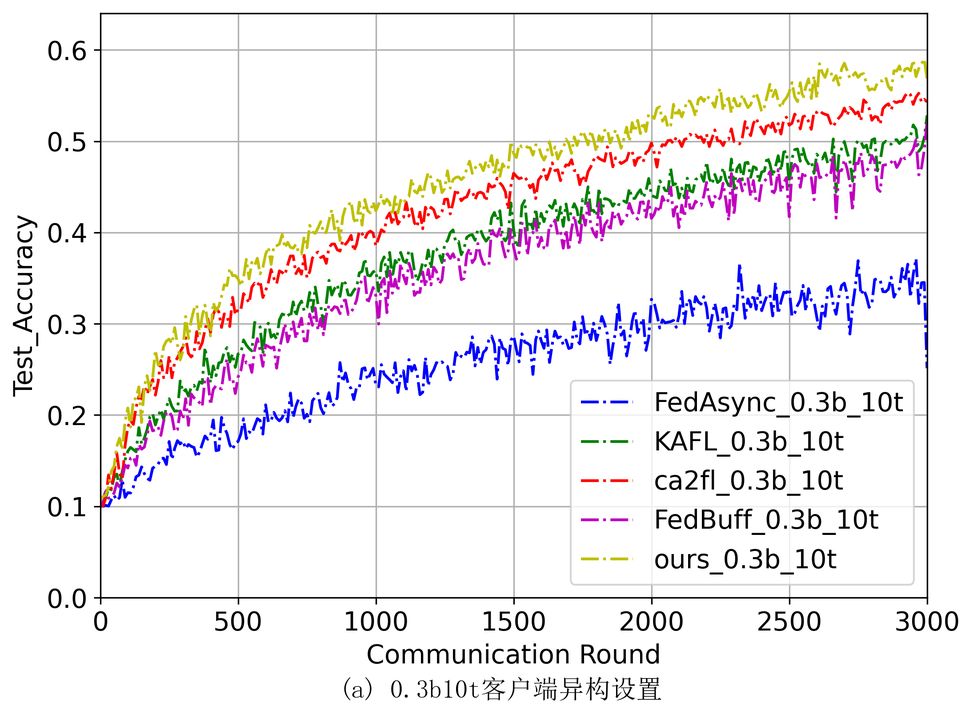
#> input picture dataplot/Cifar-10/acc0.3b10t/photo/acc_3b10t_plot.png, 973 x 715 px, shrunk from 2189 x 1608 before the run
$ python acc_photo.py
#> lines starting #> are read from the running program, lines starting #| are printed output that depends on the picture
from PIL import Image

# 打开六张图片
img_a = Image.open("./acc0.3b10t/photo/acc_3b10t_plot.png")
#> img_a is the input picture: PIL image 973x715 RGBA; mean R, G, B, A 241.2, 238.6, 240.6, 255
img_b = Image.open("./acc0.3b40t/photo/acc_3b40t_plot.png")
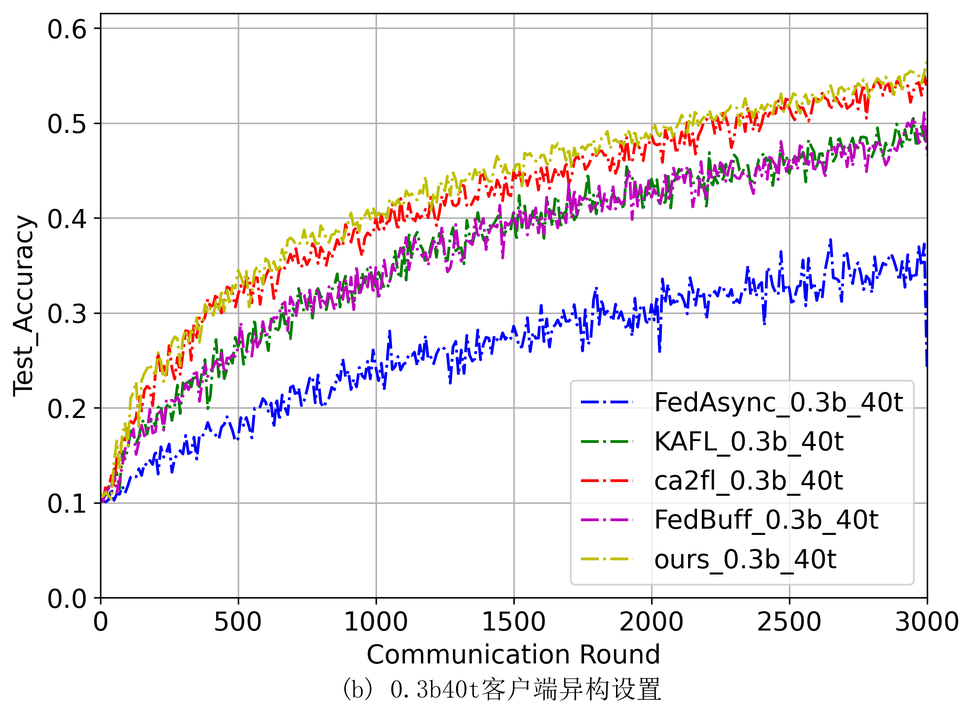
#> input picture dataplot/Cifar-10/acc0.3b40t/photo/acc_3b40t_plot.png, 973 x 715 px, shrunk from 2189 x 1608 before the run
#> img_b is the input picture: PIL image 973x715 RGBA; mean R, G, B, A 241.1, 237.9, 240.5, 255
img_c = Image.open("./acc0.3b100t/photo/acc_3b100t_plot.png")
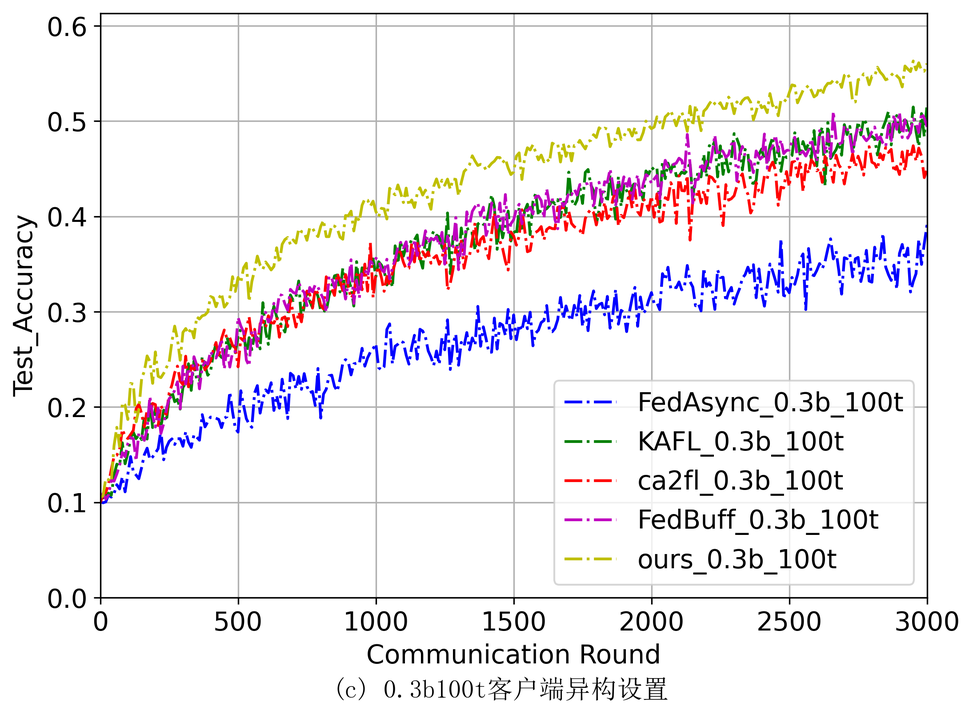
#> input picture dataplot/Cifar-10/acc0.3b100t/photo/acc_3b100t_plot.png, 973 x 715 px, shrunk from 2189 x 1608 before the run
#> img_c is the input picture: PIL image 973x715 RGBA; mean R, G, B, A 240.9, 237.5, 240.1, 255
img_d = Image.open("./acc0.7b10t/photo/acc_7b10t_plot.png")
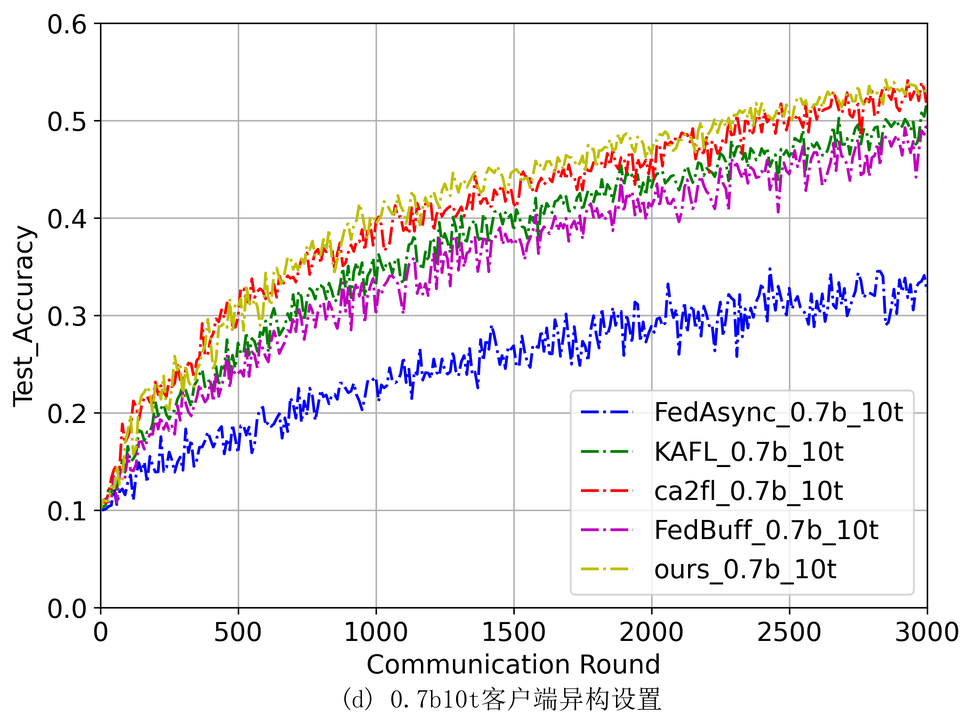
#> input picture dataplot/Cifar-10/acc0.7b10t/photo/acc_7b10t_plot.png, 973 x 725 px, shrunk from 2189 x 1630 before the run
#> img_d is the input picture: PIL image 973x725 RGBA; mean R, G, B, A 240.9, 237.9, 240.5, 255
img_e = Image.open("./acc0.7b40t/photo/acc_7b40t_plot.png")
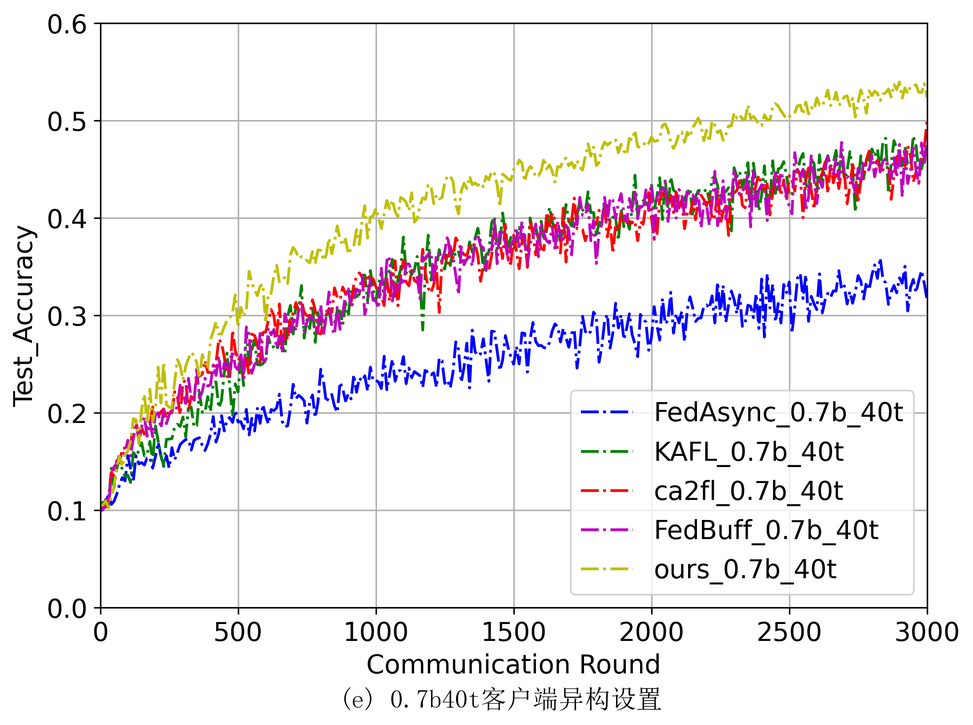
#> input picture dataplot/Cifar-10/acc0.7b40t/photo/acc_7b40t_plot.png, 973 x 725 px, shrunk from 2189 x 1630 before the run
#> img_e is the input picture: PIL image 973x725 RGBA; mean R, G, B, A 241, 237.2, 240.4, 255
img_f = Image.open("./acc0.7b100t/photo/acc_7b100t_plot.png")
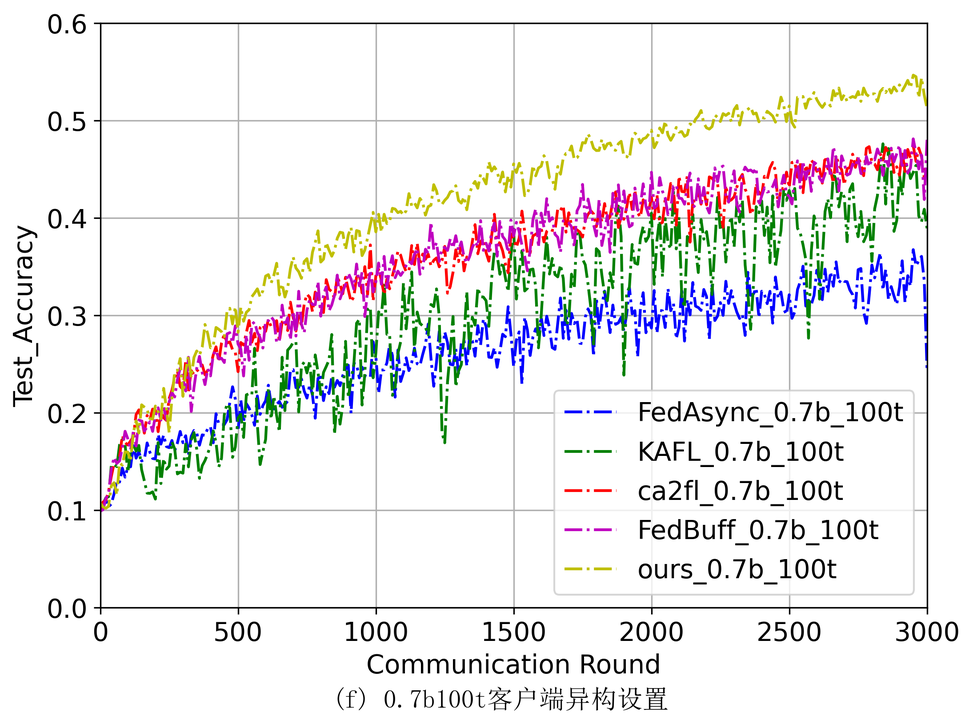
#> input picture dataplot/Cifar-10/acc0.7b100t/photo/acc_7b100t_plot.png, 973 x 725 px, shrunk from 2189 x 1630 before the run
#> img_f is the input picture: PIL image 973x725 RGBA; mean R, G, B, A 237.6, 236, 237.2, 255

# 获取各图片的尺寸
w_a, h_a = img_a.size
#> w_a = 973; h_a = 715
w_b, h_b = img_b.size
#> w_b = 973; h_b = 715
w_c, h_c = img_c.size
#> w_c = 973; h_c = 715
w_d, h_d = img_d.size
#> w_d = 973; h_d = 725
w_e, h_e = img_e.size
#> w_e = 973; h_e = 725
w_f, h_f = img_f.size
#> w_f = 973; h_f = 725

# 计算新图的宽度和高度
new_width = max(w_a, w_b, w_c) + max(w_d, w_e, w_f)
#> new_width = 1946
new_height = max(h_a, h_b, h_c) + max(h_d, h_e, h_f)
#> new_height = 1440


# 获取各图片的尺寸
w_a, h_a = img_a.size
w_b, h_b = img_b.size
w_c, h_c = img_c.size
w_d, h_d = img_d.size
w_e, h_e = img_e.size
w_f, h_f = img_f.size

# 计算新图的宽度和高度
new_width = max(w_a, w_b, w_c, w_d, w_e, w_f) * 3  # 三张图片横向拼接
#> new_width = 2919
new_height = max(h_a, h_b, h_c) + max(h_d, h_e, h_f)  # 两行图片的最大高度

# 创建一个空白新图（白色背景）
new_img = Image.new("RGB", (new_width, new_height), color=(255, 255, 255))
#> new_img: PIL image 2919x1440 RGB; every value is 255

# 粘贴六张图片到新图对应位置
new_img.paste(img_a, (0, 0))  # 第一行左
new_img.paste(img_b, (w_a, 0))  # 第一行中
new_img.paste(img_c, (w_a + w_b, 0))  # 第一行右

new_img.paste(img_d, (0, h_a))  # 第二行左
new_img.paste(img_e, (w_d, h_d))  # 第二行中
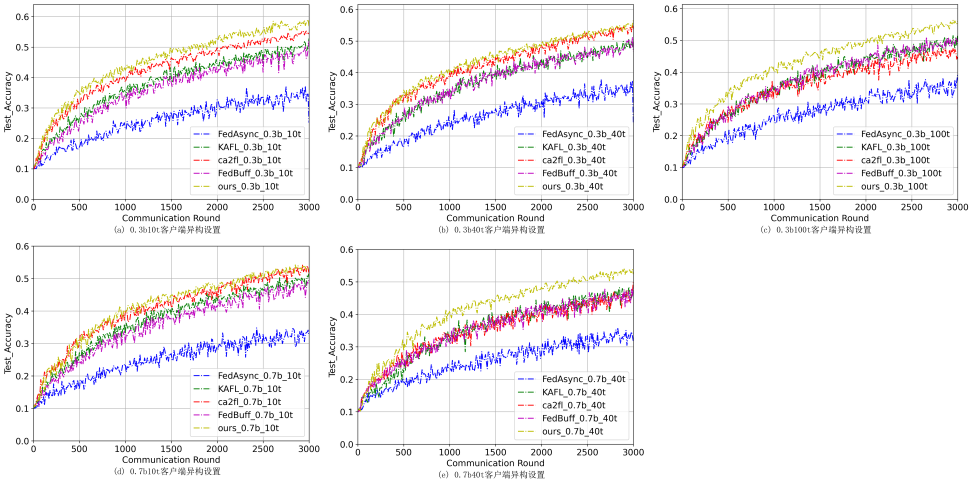
#> new_img: PIL image 2919x1440 RGB (shown at 1/3 size); mean R, G, B 243.3, 240.7, 242.9
new_img.paste(img_f, (w_d + w_e, h_f))  # 第二行右
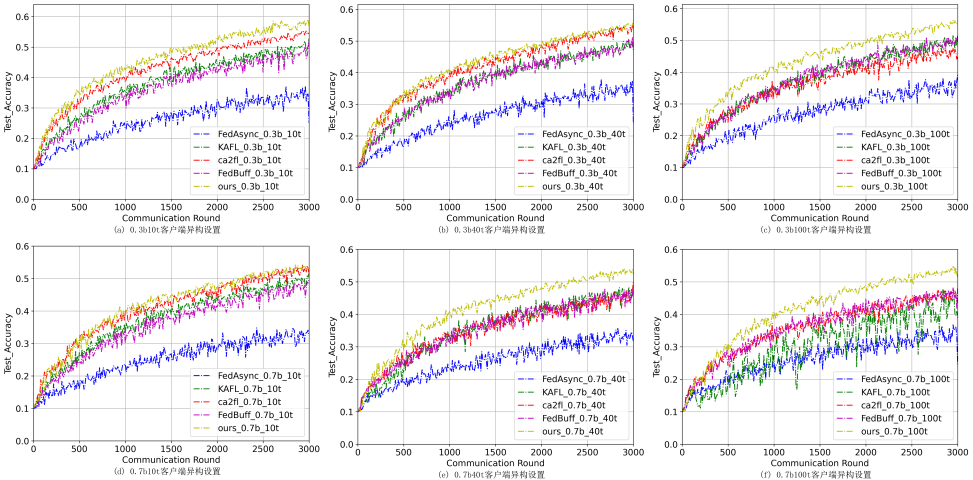
#> new_img: PIL image 2919x1440 RGB (shown at 1/3 size); mean R, G, B 240.4, 237.5, 239.9

# 保存新图
new_img.save("acc_6_images.jpg")

print("拼接完成，已保存为 acc_6_images.jpg")
